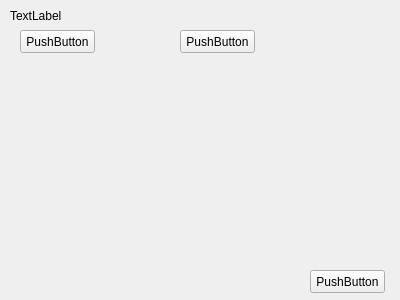
<?xml version="1.0" encoding="UTF-8"?>
<ui version="4.0">
 <class>MannagerForm</class>
 <widget class="QWidget" name="MannagerForm">
  <property name="geometry">
   <rect>
    <x>0</x>
    <y>0</y>
    <width>400</width>
    <height>300</height>
   </rect>
  </property>
  <property name="windowTitle">
   <string>智慧小区</string>
  </property>
  <widget class="QLabel" name="h_lable">
   <property name="geometry">
    <rect>
     <x>10</x>
     <y>10</y>
     <width>54</width>
     <height>12</height>
    </rect>
   </property>
   <property name="text">
    <string>TextLabel</string>
   </property>
  </widget>
  <widget class="QPushButton" name="h_btn1">
   <property name="geometry">
    <rect>
     <x>20</x>
     <y>30</y>
     <width>75</width>
     <height>23</height>
    </rect>
   </property>
   <property name="text">
    <string>PushButton</string>
   </property>
  </widget>
  <widget class="QPushButton" name="h_btn2">
   <property name="geometry">
    <rect>
     <x>180</x>
     <y>30</y>
     <width>75</width>
     <height>23</height>
    </rect>
   </property>
   <property name="text">
    <string>PushButton</string>
   </property>
  </widget>
  <widget class="QPushButton" name="b_btn1">
   <property name="geometry">
    <rect>
     <x>310</x>
     <y>270</y>
     <width>75</width>
     <height>23</height>
    </rect>
   </property>
   <property name="text">
    <string>PushButton</string>
   </property>
  </widget>
 </widget>
 <resources/>
 <connections/>
</ui>
